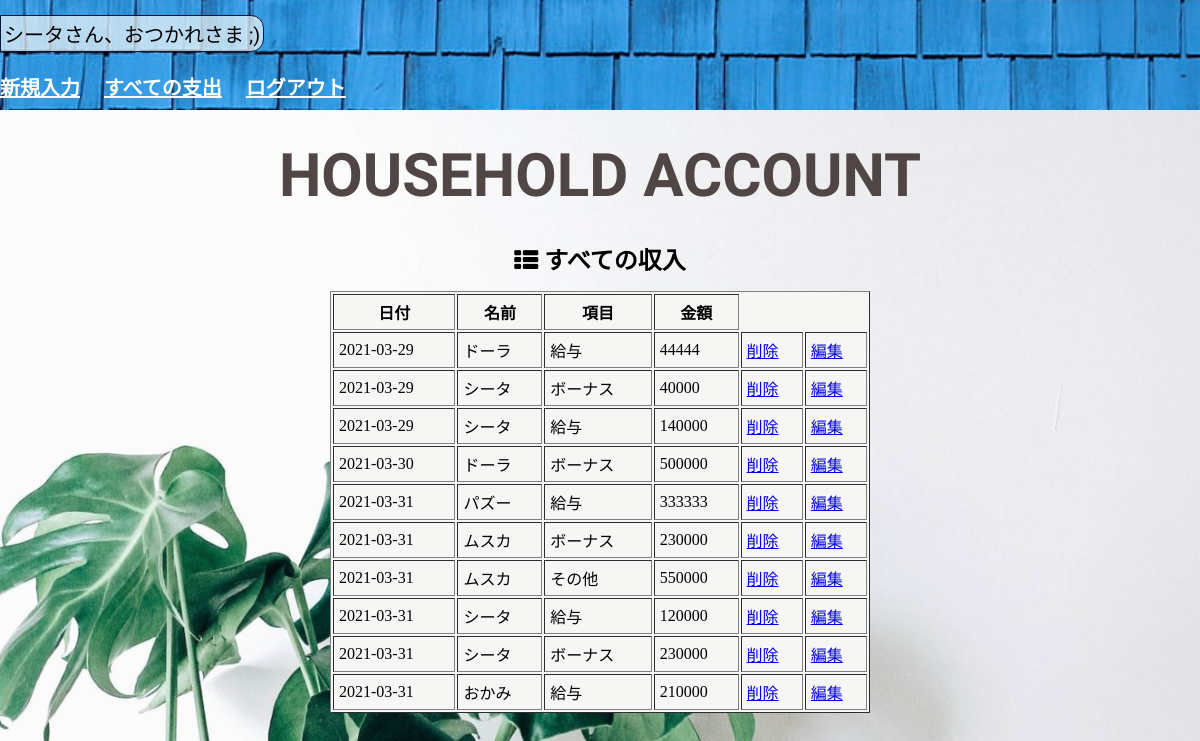
The page /incomes.php (signed in) on the database its author committed.
### tables this page shows
CREATE TABLE `money_table` (
  `id` int(12) NOT NULL,
  `name` varchar(30) NOT NULL,
  `balance` varchar(5) NOT NULL,
  `item` varchar(30) NOT NULL,
  `howmuch` int(8) NOT NULL,
  `indate` date NOT NULL
);

### incomes.php (the view, shortened to what this page needs)
<?php
$name = $_SESSION["name"];
try {
    $pdo = new PDO('mysql:dbname=hha_db;charset=utf8;host=localhost','root','root');
    } catch (PDOException $e) {
      exit('データベースに接続できませんでした。'.$e->getMessage());
    }
$stmt = $pdo->prepare("SELECT * FROM money_table WHERE balance = '収入'");
$status = $stmt->execute();
$view="";
if($status == false) {
    $error = $stmt->errorInfo();
    exit("ErrorQuery:".$error[2]);
}else{
    while($result = $stmt->fetch(PDO::FETCH_ASSOC)) {
        $view .= "<tr>".
        "<td>".$result['indate']."</td>".
        "<td>".$result['name']."</td>".
        "<td>".$result['item']."</td>".
        "<td>".$result['howmuch']."</td>".
        "<td>"."<a class='btn_dlt' href=in_delete.php?id=" . $result['id'] . ">削除</a>"."</td>".
        "<td>"."<a href=update_form.php?id=" . $result['id'] . ">編集</a>"."</td>".
        "</tr>";
    }
}
?>
<!DOCTYPE html>
<html lang="ja">
<head>
    <link rel="stylesheet" href="style.css">
    <link rel="stylesheet" href="https://maxcdn.bootstrapcdn.com/font-awesome/4.4.0/css/font-awesome.min.css">
</head>
<body>
<header>
    <p><?= $name ?>さん、おつかれさま ;)</p>
    <nav>
        <a href="index.php">新規入力</a>
        <a href="expenses.php">すべての支出</a>
        <a href="logout.php">ログアウト</a>
    </nav>
</header>
<div class="theme">
    <h1>HOUSEHOLD ACCOUNT</h1>
</div>
<div class="theme2">
    <h2><i class="fa fa-th-list "></i> すべての収入</h2>
</div>
<div clas="table in">
    <table border="1">
        <thead>
            <tr>
                <th>日付</th>
                <th>名前</th>
                <th>項目</th>
                <th>金額</th>
            </tr>
        </thead>
        <tbody>
            <?= $view ?>
        </tbody>
    </table>
</div>
</body>
</html>

### style.css (style rules this page uses)
body { background-image: url(./img/white_wall.jpg); background-size: cover; margin: 0 0 8px; }
p, .theme2, label, nav a { font-family: 'Kosugi Maru', sans-serif; }
header { height: 110px; width: -webkit-fill-available; background-image: url(./img/blue.jpg); background-size: cover; }
p { margin-top: 15px; font-size: 20px; background-color: #fdfdfaab; display: inline-block; border: rgb(4 22 57) 1px solid; border-radius: 0 13px 13px 0; padding: 3px; }
nav a { color: #fff; margin-right: 20px; font-weight: bold; font-size: 20px; }
h1 { font-family: 'New Tegomin', serif; font-size: 60px; margin: 30px auto; text-align: center; color: #504646; }
.theme2 { text-align: center; margin-bottom: 15px; }
.theme2 h2 { margin-bottom: 0; }
table { width: 45%; margin: 0 auto 70px; background-color: #f6f7f4; }
table th, table td { padding: 5px; }

### rows shown on the page
money_table: indate "2021-03-29", name "ドーラ", item "給与", howmuch "44444"
money_table: indate "2021-03-29", name "シータ", item "ボーナス", howmuch "40000"
money_table: indate "2021-03-29", name "シータ", item "給与", howmuch "140000"
money_table: indate "2021-03-30", name "ドーラ", item "ボーナス", howmuch "500000"
money_table: indate "2021-03-31", name "パズー", item "給与", howmuch "333333"
money_table: indate "2021-03-31", name "ムスカ", item "ボーナス", howmuch "230000"
money_table: indate "2021-03-31", name "ムスカ", item "その他", howmuch "550000"
money_table: indate "2021-03-31", name "シータ", item "給与", howmuch "120000"
money_table: indate "2021-03-31", name "シータ", item "ボーナス", howmuch "230000"
money_table: indate "2021-03-31", name "おかみ", item "給与", howmuch "210000"

### other values the page prints
$name "シータ"
